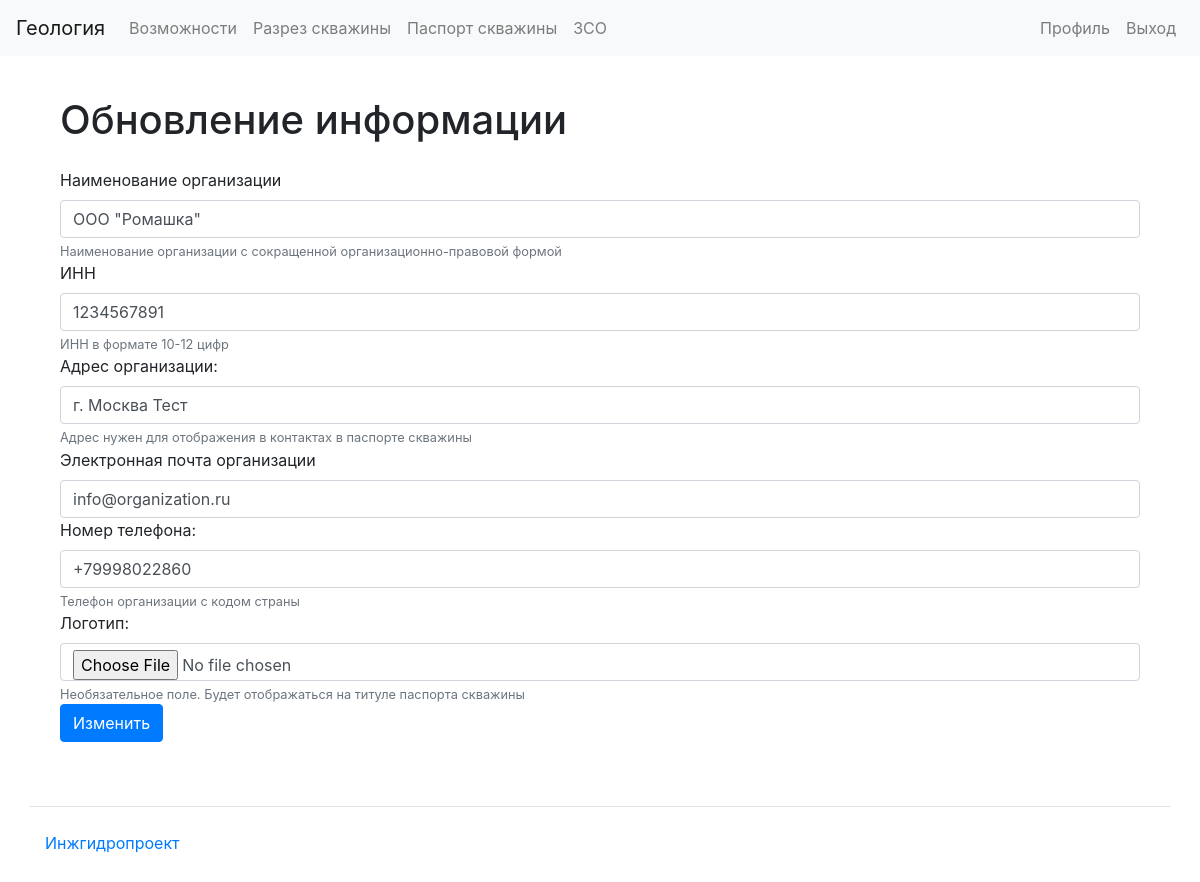
The app's page /organizations/1/update/ (signed in) with its own data.
### apps/organizations/models.py (models this page shows, shortened)
class Organization(models.Model):
    user = models.ForeignKey(
        settings.AUTH_USER_MODEL, related_name="organizations", on_delete=models.CASCADE
    )
    org_name = models.CharField(max_length=100)
    inn = models.CharField(max_length=12)
    address = models.CharField(max_length=200)
    email = models.EmailField()
    phone = models.CharField(max_length=15)
    logo = models.ImageField(upload_to="logos/")

### apps/organizations/views.py (the view, shortened to what this page needs)
@method_decorator(login_required, name="dispatch")
class OrganizationUpdateView(UpdateView):
    def get(self, request, *args, **kwargs):
        org_id = kwargs.get("pk")
        current_user = request.user
        context = {}
        organization = Organization.objects.get(id=org_id)
        if current_user.id == organization.user_id:
            form = UpdateOrganizationForm(instance=organization)
            context["update_form"] = form
            if organization.logo:
                context["logo"] = organization.logo
            return render(request, "organizations/update.html", context)
        else:
            messages.error(request, _("Сюда не ходите."))
            return redirect("organizations_mine")

### templates/organizations/update.html (shortened to what this page needs)
{% extends 'base.html' %}
{% load bootstrap4 %}
{% load i18n %}
{% block content %}
  <div class="container wrapper flex-grow-1">
    <h1 class="my-4">{% translate 'Обновление информации' %}</h1>
    <form method="post" enctype="multipart/form-data">
      {% for field in update_form %}
          {{field.label_tag}}
          {{field}}
          {% if field.help_text %}
          <small class="form-text text-muted">{{field.help_text}}</small>
          {% endif %}
      {% endfor %}
      <div class="form-group">
        <input class="btn btn-primary" type="submit" value="Изменить" />
      </div>
    </form>
  </div>
{% endblock %}

### records on screen
Organization: update_form "ООО \"Ромашка\"" "1234567891" "г. Москва Тест" "info@organization.ru" "+79998022860"

### other values on screen
{{ field.label_tag }} "Наименование организации" "ИНН" "Адрес организации:" "Электронная почта организации" "Номер телефона:" "Логотип:"
{{ field.help_text }} "Наименование организации с сокращенной организационно-правовой формой" "ИНН в формате 10-12 цифр" "Адрес нужен для отображения в контактах в паспорте скважины" "Телефон организации с кодом страны" "Необязательное поле. Будет отображаться на титуле паспорта скважины"
